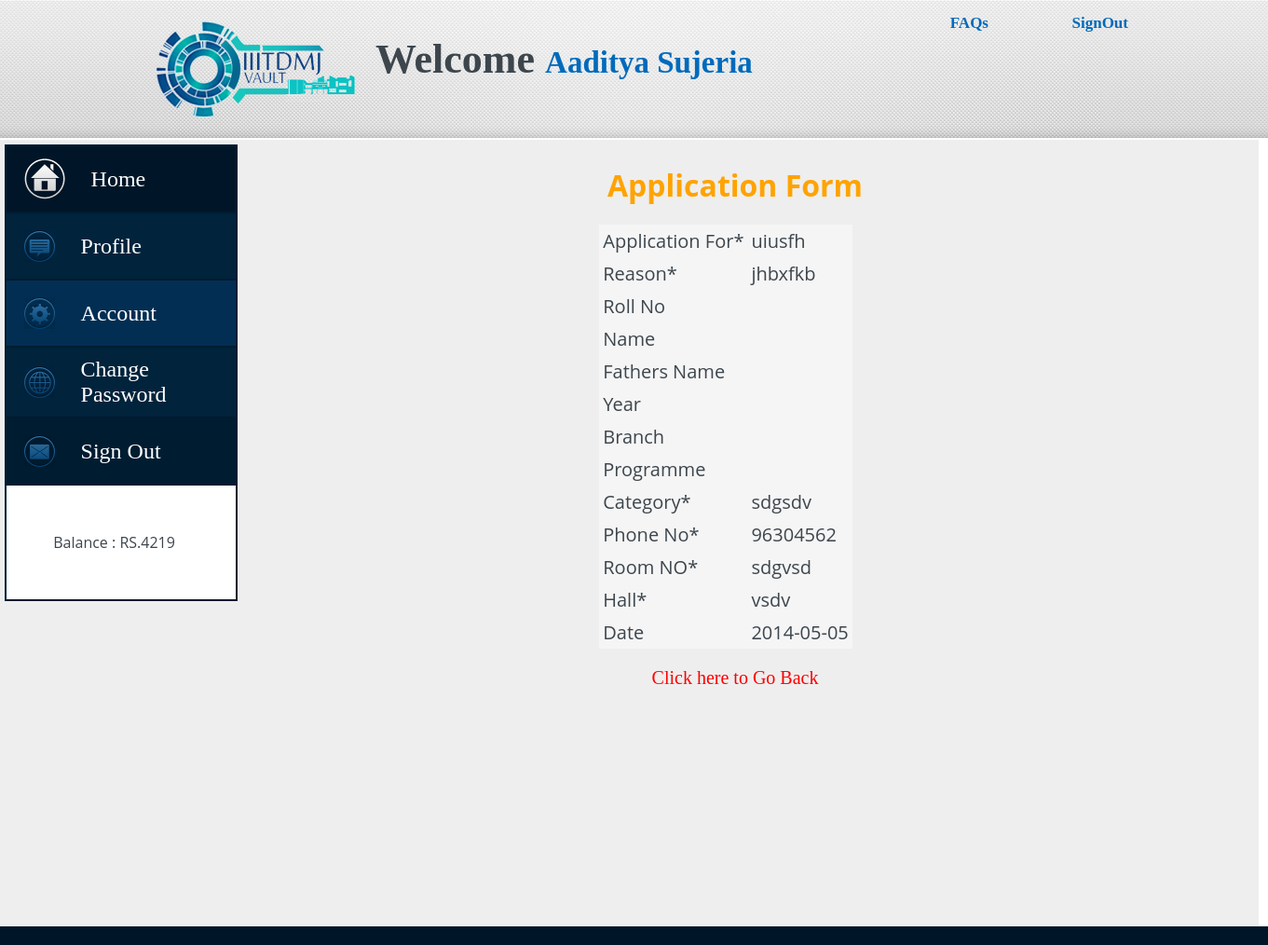
/preapp2.php?id=2 (signed in), run on the app's committed database.
### tables this page shows
CREATE TABLE IF NOT EXISTS `app` (
  `id` int(10) NOT NULL AUTO_INCREMENT,
  `rollno` int(7) NOT NULL,
  `fora` varchar(50) NOT NULL,
  `reason` varchar(50) NOT NULL,
  `date` date NOT NULL,
  `category` varchar(10) NOT NULL,
  `phone_no` int(10) NOT NULL,
  `room_no` varchar(10) NOT NULL,
  `Hall` varchar(5) NOT NULL,
  PRIMARY KEY (`id`),
  KEY `rollno` (`rollno`)
);

### preapp2.php (the view, shortened to what this page needs)
<?php
include('up.php');
	$id=$_GET['id'];
			$qry='SELECT * FROM app WHERE id="' .$id.'"';
			$result=mysql_query($qry);
			while ($row = mysql_fetch_assoc($result))
			{
				$fora=$row['fora'];
				$reason=$row['reason'];
				$date=$row['date'];
				$category=$row['category'];
				$phone_no=$row['phone_no'];
				$room_no=$row['room_no'];
				$Hall=$row['Hall'];
			}
?>
<html>
	<body>
		<center>
			<h1>Application Form</h1>
			<table cellpadding = "10">
				<tr>
					<td>Application For*</td>
					<td> <?php echo $fora; ?> </td>
				</tr>
				<tr>
					<td>Reason*</td>
					<td><?php echo $reason; ?> </td>
				</tr>
				<tr>
					<td>Roll No</td>
					<td><?php echo $_SESSION['$rollno'] ;?></td>
				</tr>
				<tr>
					<td>Name</td>
					<td><?php echo $_SESSION['name'] ;?></td>
				</tr>
				<tr>
					<td>Fathers Name</td>
					<td><?php echo $_SESSION['f_name'] ;?></td>
				</tr>
				<tr>
					<td>Year</td>
					<td><?php echo $_SESSION['year'] ;?></td>
				</tr>
				<tr>
					<td>Branch</td>
					<td><?php echo $_SESSION['branch'] ;?></td>
				</tr>
				<tr>
					<td>Programme</td>
					<td><?php echo $_SESSION['programme'] ;?></td>
				</tr>
				<tr>
					<td>Category*</td>
					<td><?php echo $category; ?> </td>
				</tr>
				<tr>
					<td>Phone No*</td>
					<td><?php echo $phone_no; ?> </td>
				</tr>
				<tr>
					<td>Room NO*</td>
					<td><?php echo $room_no; ?> </td>
				</tr>
				<tr>
					<td>Hall*</td>
					<td><?php echo $Hall; ?> </td>
				</tr>
				<tr>
					<td>Date</td>
					<td><?php echo $date;?></td>
				</tr>
			</table>
	<a href="app.php">Click here to Go Back</a>
		</center>
	</body>
</html>
<?php
include('down.php');
?>

### css.css (style rules this page uses)
body, input, textarea, select, button, .normal { font-family: "Open Sans","lucida grande","Segoe UI",arial,verdana,"lucida sans unicode",tahoma,sans-serif; font-size: 13px; color: #3d464d; font-weight: normal; }
body { margin: 0 0 0 0; }
a { text-decoration: blink; color: white; font-size: 25; font-family: segoe ui light; }
#main-right table { font-size: 20; margin: 1em 1em 1em 0; background: whitesmoke; border-collapse: collapse; }
#main-right table th, table td { border: 1px silver gainsboro; padding: 0.2em; }
#main-right a { font-size: 20; color:red; }
#main-right h1,h3 { color: FFA300; }

### data on the page
app: fora "uiusfh", reason "jhbxfkb", category "sdgsdv", phone_no "96304562", room_no "sdgvsd", Hall "vsdv", date "2014-05-05"

### other printed values
$_SESSION['NAME'] "Aaditya Sujeria"
$_SESSION['BALANCE'] "4219"
